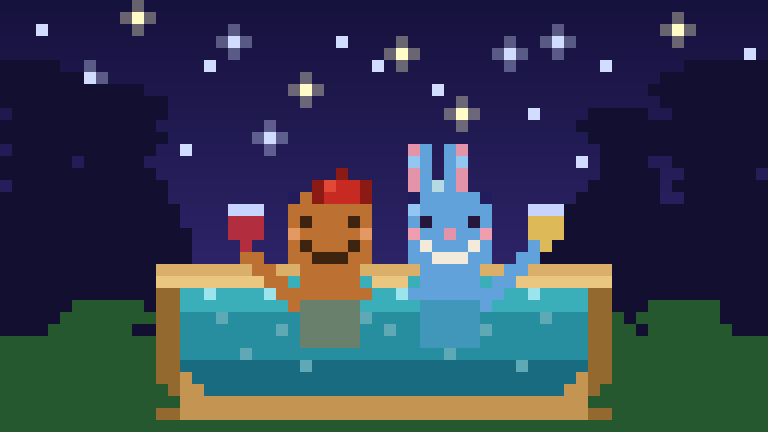

Reproduce this figure in Python.
from PIL import Image

W, H = 64, 36
S = 12

def blend(c1, c2, t):
    t = max(0.0, min(1.0, t))
    return tuple(int(c1[i]*(1-t) + c2[i]*t) for i in range(3))

def set_px(canvas, x, y, color):
    if 0 <= x < W and 0 <= y < H:
        canvas[y][x] = color

def wrow(canvas, y, x1, x2, color):
    for x in range(x1, min(x2+1, W)):
        set_px(canvas, x, y, color)

def fill(canvas, y1, y2, x1, x2, color):
    for y in range(y1, y2+1):
        wrow(canvas, y, x1, x2, color)

# ── Colors ────────────────────────────────────────────────────────────────────
SKY_TOP  = (22, 18, 62)    # 深蓝紫夜空
SKY_MID  = (35, 28, 92)
SKY_BOT  = (52, 42, 118)

TREE     = (18, 15, 48)    # 深蓝紫树影

TUB_WOOD = (195, 148, 82)  # 动森暖木色
TUB_DARK = (148, 105, 48)
TUB_RIM  = (218, 175, 105)
TUB_LIT  = (235, 198, 128)

WATER_HI = (58, 175, 185)
WATER_MID= (38, 142, 158)
WATER_LO = (25, 108, 128)
WATER_SH = (155, 228, 235)  # shimmer

STEAM    = (182, 218, 228)

MOON_Y   = (255, 248, 195)
STAR_HI  = (255, 252, 210)
STAR_MED = (198, 212, 255)

GB       = (188, 112,  50)
GBD      = (145,  80,  32)
GBE      = ( 62,  35,  15)
GB_ICING = (245, 232, 210)
GB_CHEEK = (228, 152,  98)

BUN      = ( 98, 162, 218)
BUND     = ( 68, 112, 182)
BUNE     = ( 38,  22,  60)
BUNK     = (228, 148, 168)
BUN_LT   = (148, 198, 242)
BUN_BLUSH= (238, 158, 175)
BUN_SMILE= (242, 235, 220)

WINE     = (178,  45,  62)
GLASS    = (185, 155, 115)
CUP      = (225, 188,  88)

def draw():
    canvas = [[SKY_TOP]*W for _ in range(H)]

    # ── Sky gradient ──────────────────────────────────────────────────────────
    for y in range(H):
        t = y / (H - 1)
        col = blend(SKY_TOP, SKY_BOT, min(t * 1.2, 1.0))
        wrow(canvas, y, 0, W-1, col)

    # ── Moon: removed ─────────────────────────────────────────────────────────

    # ── Stars (AC style: big + small) ────────────────────────────────────────
    STAR_W  = (255, 252, 200)   # warm white
    STAR_C  = (210, 220, 255)   # cool blue-white

    # Big stars (cross glow)
    BIG_STARS = [
        (11,1,STAR_W),(19,3,STAR_C),(33,4,STAR_W),(46,3,STAR_C),(60,6,STAR_W),
        (7,6,STAR_C),(25,7,STAR_W),(42,4,STAR_C),(56,2,STAR_W),
        (4,10,STAR_W),(22,11,STAR_C),(38,9,STAR_W),(53,10,STAR_C),
    ]
    for sx, sy, sc in BIG_STARS:
        set_px(canvas, sx, sy, sc)
        for off in [(-1,0),(1,0),(0,-1),(0,1)]:
            nx, ny = sx+off[0], sy+off[1]
            if 0 <= nx < W and 0 <= ny < H and canvas[ny][nx][0] < 50:
                canvas[ny][nx] = blend(canvas[ny][nx], sc, 0.35)

    # Small stars (single pixel)
    for sx, sy in [(3,2),(17,5),(28,3),(36,7),(50,5),(62,4),
                   (9,8),(31,5),(44,9),(58,7),(15,12),(48,13)]:
        if canvas[sy][sx][0] < 50:
            set_px(canvas, sx, sy, STAR_C)

    # ── Tree silhouettes ──────────────────────────────────────────────────────
    # Left trees — wider at bottom
    for y, x1, x2 in [
        (5,0,4),(6,0,6),(7,0,7),(8,0,8),(9,1,7),(10,0,6),(11,0,7),(12,1,6),
        (13,0,5),(14,0,6),(15,1,5),(16,0,5),(17,0,5),(18,0,6),(19,0,6),
        (20,0,7),(21,0,7),(22,0,8),(23,0,8),(24,0,9),(25,0,9),(26,0,10),(27,0,10),
    ]:
        wrow(canvas, y, x1, x2, TREE)
    fill(canvas, 16, 35, 0, 2, TREE)    # left trunk full height
    fill(canvas, 13, 35, 7, 9, TREE)    # left inner trunk full height

    for y, x1, x2 in [
        (7,6,11),(8,5,13),(9,6,13),(10,7,12),(11,6,13),(12,7,12),(13,8,11),
        (14,7,12),(15,6,13),(16,6,13),(17,6,14),(18,6,14),(19,6,15),(20,5,15),
        (21,5,15),(22,5,16),(23,5,16),(24,5,17),(25,5,17),(26,5,18),(27,5,18),
    ]:
        wrow(canvas, y, x1, x2, TREE)

    # Right trees — wider at bottom
    for y, x1, x2 in [
        (5,57,63),(6,55,63),(7,54,63),(8,55,63),(9,56,63),(10,55,63),
        (11,54,63),(12,55,63),(13,56,63),(14,57,62),(15,56,63),(16,57,63),
        (17,56,63),(18,56,63),(19,55,63),(20,55,63),(21,54,63),(22,54,63),(23,53,63),(24,53,63),
        (25,52,63),(26,52,63),(27,51,63),
    ]:
        wrow(canvas, y, x1, x2, TREE)
    fill(canvas, 16, 35, 59, 63, TREE)  # right trunk full height

    for y, x1, x2 in [
        (9,49,53),(10,48,54),(11,49,55),(12,50,54),(13,51,53),
        (14,50,54),(15,49,54),(16,48,54),(17,47,55),(18,47,55),(19,46,55),
        (20,46,56),(21,45,56),(22,45,56),(23,44,57),(24,44,57),
        (25,44,57),(26,43,57),(27,43,57),
    ]:
        wrow(canvas, y, x1, x2, TREE)
    fill(canvas, 13, 35, 50, 51, TREE)

    # Distant mountains removed

    # ── Ground ────────────────────────────────────────────────────────────────
    BUSH = (38, 88, 48)     # 动森暖绿
    BUSH_D = (38, 88, 48)  # same color

    # Left bushes — taller, cover tree trunks and ground below
    for y, x1, x2 in [
        (27, 4, 10), (26, 5, 12), (25, 6, 11),
        (27, 13, 18), (26, 14, 19), (25, 15, 18),
    ]:
        wrow(canvas, y, x1, x2, BUSH)
    # Fill down to ground to cover trunks
    fill(canvas, 28, 35, 0, 19, BUSH_D)
    fill(canvas, 28, 35, 0, 12, BUSH)   # overlap lighter front layer

    # Right bushes — taller, cover tree trunks and ground below
    for y, x1, x2 in [
        (27, 45, 52), (26, 44, 51), (25, 45, 50),
        (27, 54, 60), (26, 53, 59), (25, 54, 59),
    ]:
        wrow(canvas, y, x1, x2, BUSH)
    fill(canvas, 28, 35, 44, 63, BUSH_D)
    fill(canvas, 28, 35, 51, 63, BUSH)

    # Ground row — replace black with bush dark
    fill(canvas, 34, 35, 0, W-1, BUSH_D)

    # ── Hot tub (wooden barrel) ───────────────────────────────────────────────
    TX1, TX2 = 13, 50
    TY1, TY2 = 22, 34  # bottom thickened by 1

    # Outer wood body
    fill(canvas, TY1, TY2, TX1, TX2, TUB_WOOD)
    # Side shading
    fill(canvas, TY1, TY2, TX1,    TX1+1, TUB_DARK)
    fill(canvas, TY1, TY2, TX2-1, TX2,   TUB_DARK)
    # Round corners: remove bottom-left and bottom-right corners
    set_px(canvas, TX1,   TY2-1, BUSH_D)   # BL outer
    set_px(canvas, TX1,   TY2-2, BUSH_D)
    set_px(canvas, TX1+1, TY2-1, BUSH_D)
    set_px(canvas, TX2,   TY2-1, BUSH_D)   # BR outer
    set_px(canvas, TX2,   TY2-2, BUSH_D)
    set_px(canvas, TX2-1, TY2-1, BUSH_D)
    # No wood grain
    # Rim (full width — characters drawn after will cover it)
    wrow(canvas, TY1,   TX1, TX2, TUB_RIM)
    wrow(canvas, TY1+1, TX1, TX2, TUB_LIT)

    # ── Water ────────────────────────────────────────────────────────────────
    WX1, WX2 = 15, 48
    WY = 24   # water surface row

    fill(canvas, WY,   WY+1, WX1, WX2, WATER_HI)
    fill(canvas, WY+2, 29,   WX1, WX2, WATER_MID)
    fill(canvas, 30,   32,   WX1, WX2, WATER_LO)
    # Inner rounded corners — cut water corners at bottom-left and bottom-right
    set_px(canvas, WX1,   32, TUB_WOOD)
    set_px(canvas, WX1+1, 32, TUB_WOOD)
    set_px(canvas, WX1,   31, TUB_WOOD)
    set_px(canvas, WX2,   32, TUB_WOOD)
    set_px(canvas, WX2-1, 32, TUB_WOOD)
    set_px(canvas, WX2,   31, TUB_WOOD)
    # shimmer dots
    for sx in [17, 22, 27, 33, 39, 44]:
        set_px(canvas, sx, WY, WATER_SH)
    # Bubbles — small bright dots scattered in water
    BUBBLE = (95, 168, 182)
    for bx, by in [(18, WY+2),(23, WY+3),(30, WY+2),(35, WY+4),(40, WY+3),(45, WY+2),
                   (20, WY+5),(28, WY+4),(37, WY+5),(43, WY+6),(25, WY+6),(32, WY+3)]:
        set_px(canvas, bx, by, BUBBLE)

    # ── Steam (hard pixel blocks) ─────────────────────────────────────────────
    for sy, sx, sw in [
        (16, 24, 2), (15, 35, 2),
    ]:
        wrow(canvas, sy, sx, sx+sw-1, STEAM)

    # ── GB (left, cx=27) ─────────────────────────────────────────────────────
    GCX = 27

    # Head rows 16-21 (6×7)
    fill(canvas, 16, 21, GCX-3, GCX+3, GB)
    set_px(canvas, GCX-3, 16, SKY_MID); set_px(canvas, GCX+3, 16, SKY_MID)
    set_px(canvas, GCX-3, WY-1, WATER_HI); set_px(canvas, GCX+3, WY-1, WATER_HI)
    # Eyes: y=18 and y=20 (竖向两点，火山风格)
    set_px(canvas, GCX-2, 18, GBE);  set_px(canvas, GCX+2, 18, GBE)
    set_px(canvas, GCX-2, 20, GBE);  set_px(canvas, GCX+2, 20, GBE)
    # Cheeks: y=19
    set_px(canvas, GCX-3, 19, GB_CHEEK)
    set_px(canvas, GCX+3, 19, GB_CHEEK)
    # Mouth: U形（嘴角y=20，中间y=21）
    set_px(canvas, GCX-2, 20, GBE); set_px(canvas, GCX+2, 20, GBE)
    set_px(canvas, GCX-1, 21, GBE); set_px(canvas, GCX, 21, GBE); set_px(canvas, GCX+1, 21, GBE)
    # Neck/body y=22-23 (connects head to water)
    fill(canvas, 22, 23, GCX-2, GCX+2, GB)
    # Hat (painter beret, same as volcano)
    HAT_RED  = (198, 42, 32)
    HAT_DARK = (140, 26, 20)
    HAT_LITE = (225, 72, 55)
    set_px(canvas, GCX+1, 14, HAT_DARK)                              # 小啾啾
    for dx in range(-1, 4): set_px(canvas, GCX+dx, 15, HAT_RED)     # 帽身第1行
    for dx in range(-1, 4): set_px(canvas, GCX+dx, 16, HAT_RED)     # 帽身第2行
    set_px(canvas, GCX-1, 15, HAT_DARK); set_px(canvas, GCX+3, 15, HAT_DARK)
    set_px(canvas, GCX-1, 16, HAT_DARK); set_px(canvas, GCX+3, 16, HAT_DARK)
    set_px(canvas, GCX,   15, HAT_LITE)
    # Shoulders at water line row 22
    wrow(canvas, WY, GCX-3, GCX+3, GB)
    # Left arm raised (holding glass)
    # Left arm — 2px wide, diagonal out (starts at water surface)
    for ax, ay in [(GCX-3, WY),(GCX-4, WY-1),(GCX-5, WY-2),(GCX-6, WY-3),(GCX-7, WY-4)]:
        set_px(canvas, ax, ay, GB)
        set_px(canvas, ax, ay+1, GB)
    # Submerged (blended)
    fill(canvas, WY+1, WY+4, GCX-2, GCX+2, blend(GB, WATER_MID, 0.55))

    # Wine glass (GB left, moved further out)
    set_px(canvas, GCX-8, WY-7, STAR_MED)   # 杯口左壁
    set_px(canvas, GCX-7, WY-7, STAR_MED)   # 杯口中间
    set_px(canvas, GCX-6, WY-7, STAR_MED)   # 杯口右壁
    set_px(canvas, GCX-7, WY-4, WINE)
    set_px(canvas, GCX-7, WY-5, WINE)
    set_px(canvas, GCX-8, WY-6, WINE)
    set_px(canvas, GCX-7, WY-6, WINE)
    set_px(canvas, GCX-6, WY-6, WINE)
    set_px(canvas, GCX-8, WY-5, WINE)
    set_px(canvas, GCX-6, WY-5, WINE)

    # ── BUN (right, cx=37) ───────────────────────────────────────────────────
    BCX = 37

    # Ears rows 12-16 (2px wide each, inner=BUN blue, outer=BUNK pink)
    fill(canvas, 12, 16, BCX-3, BCX-2, BUN)
    fill(canvas, 12, 16, BCX-3, BCX-3, BUNK)  # outer column pink
    set_px(canvas, BCX-3, 13, BUN_LT)
    fill(canvas, 12, 16, BCX, BCX+1, BUN)
    fill(canvas, 12, 16, BCX+1, BCX+1, BUNK)  # outer column pink
    set_px(canvas, BCX+1, 13, BUN_LT)

    # Head rows 16-21
    fill(canvas, 16, 21, BCX-3, BCX+3, BUN)
    set_px(canvas, BCX-3, 16, SKY_MID); set_px(canvas, BCX+3, 16, SKY_MID)
    set_px(canvas, BCX-3, WY-1, WATER_HI); set_px(canvas, BCX+3, WY-1, WATER_HI)
    # Eyes: y=18 单格 (火山风格)
    set_px(canvas, BCX-2, 18, BUNE);  set_px(canvas, BCX+2, 18, BUNE)
    # 眼睛左侧高光
    set_px(canvas, BCX-3, 17, BUN_LT)
    # 耳内高光（已在耳朵里）
    set_px(canvas, BCX-3, 13, BUN_LT); set_px(canvas, BCX+1, 13, BUN_LT)
    # 脸颊 y=19
    set_px(canvas, BCX-3, 19, BUN_BLUSH)
    set_px(canvas, BCX+3, 19, BUN_BLUSH)
    # 鼻子 y=19 中间
    set_px(canvas, BCX, 19, BUNK)
    # 嘴：U形（嘴角y=20，中间y=21），白色
    set_px(canvas, BCX-2, 20, BUN_SMILE); set_px(canvas, BCX+2, 20, BUN_SMILE)
    set_px(canvas, BCX-1, 21, BUN_SMILE); set_px(canvas, BCX, 21, BUN_SMILE); set_px(canvas, BCX+1, 21, BUN_SMILE)
    # Neck/body y=22-23
    fill(canvas, 22, 23, BCX-2, BCX+2, BUN)
    # Shoulders
    wrow(canvas, WY, BCX-3, BCX+3, BUN)
    # Right arm raised (holding cup)
    # Right arm — 2px wide, diagonal out (starts at water surface)
    for ax, ay in [(BCX+3, WY),(BCX+4, WY-1),(BCX+5, WY-2),(BCX+6, WY-3),(BCX+7, WY-4)]:
        set_px(canvas, ax, ay, BUN)
        set_px(canvas, ax, ay+1, BUN)
    # Submerged
    fill(canvas, WY+1, WY+4, BCX-2, BCX+2, blend(BUN, WATER_MID, 0.55))

    # Cup — wine glass style, yellow instead of red
    YLIQ = (222, 185, 88)   # yellow liquid (same as CUP)
    set_px(canvas, BCX+7, WY-7, STAR_MED)   # 杯口左壁
    set_px(canvas, BCX+8, WY-7, STAR_MED)   # 杯口中间
    set_px(canvas, BCX+9, WY-7, STAR_MED)   # 杯口右壁
    set_px(canvas, BCX+7, WY-6, YLIQ)
    set_px(canvas, BCX+8, WY-6, YLIQ)
    set_px(canvas, BCX+9, WY-6, YLIQ)
    set_px(canvas, BCX+7, WY-5, YLIQ)
    set_px(canvas, BCX+9, WY-5, YLIQ)
    set_px(canvas, BCX+8, WY-4, YLIQ)   # 杯柄
    set_px(canvas, BCX+8, WY-5, YLIQ)

    return canvas

canvas = draw()

img = Image.new("RGB", (W*S, H*S))
px = img.load()
for y in range(H):
    for x in range(W):
        c = canvas[y][x]
        for dy in range(S):
            for dx in range(S):
                px[x*S+dx, y*S+dy] = c

img.save("/home/azureuser/.openclaw/workspace/pixel_hotspring.png")
print(f"Saved: {W*S}×{H*S}px")
